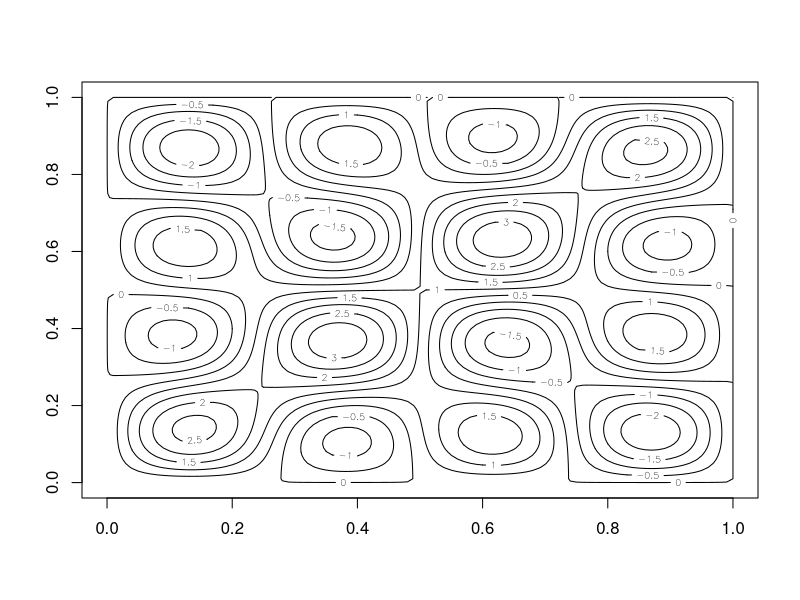

Reproduce this figure in R.
# Generates an image similar to a "Chlandi Figure." Chlandi Figures are nodal patterns
# that occur on vibrating surfaces.

t <- 0:100
f <- 2*pi/100
Chlandi  <- sin(1/2*f*t)*sin(1/2*f*0) + sin(f*t)*sin(f*0) + 2*sin(2*f*t)*sin(2*f*0)

for ( i in 1:100) {
  Chlandi  <- rbind(Chlandi , sin(1/2*f*t)*sin(1/2*f*i) + sin(f*t)*sin(f*i) + 2*sin(2*f*t)*sin(2*f*i) 
  )
}
par(mfrow=c(1,1))

# un comment out one of the below to display 
#image(Chlandi , col=topo.colors(100))
contour(Chlandi)